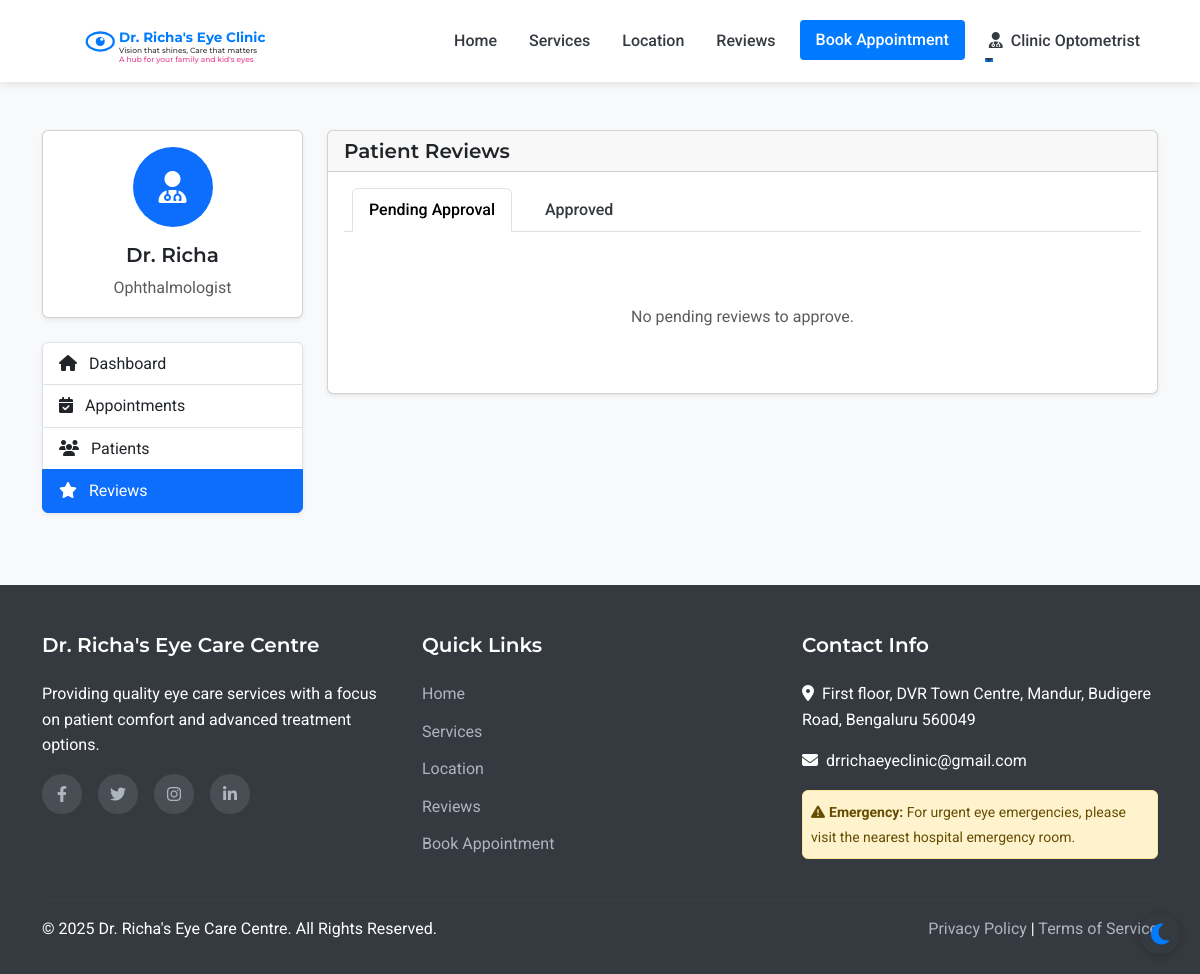
The page /admin/reviews (signed in) on the database as committed earlier.
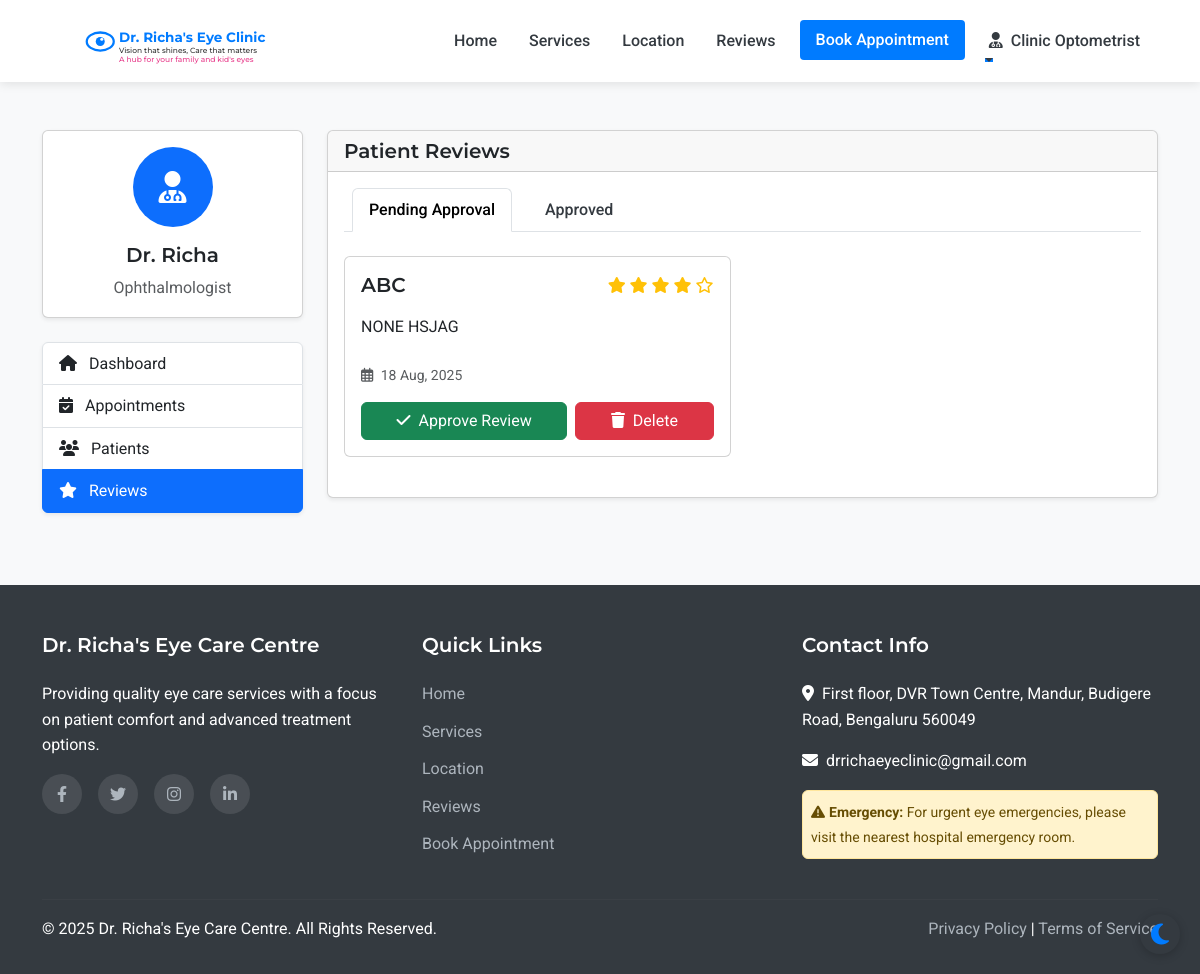
The same page on the database as committed later.
### models.py (models this page shows, shortened)
class Review(db.Model):
    id = db.Column(db.Integer, primary_key=True)
    patient_id = db.Column(db.Integer, db.ForeignKey('patient.id'), nullable=True)
    patient = db.relationship('Patient', backref='reviews')
    patient_name = db.Column(db.String(100), nullable=False)
    rating = db.Column(db.Integer, nullable=False)
    review_text = db.Column(db.Text, nullable=False)
    is_approved = db.Column(db.Boolean, default=False)
    created_at = db.Column(db.DateTime, default=datetime.utcnow)

### routes.py (the view)
@app.route('/admin/reviews')
@login_required
def admin_reviews():
    if not (isinstance(current_user, Admin) or isinstance(current_user, Doctor) or isinstance(current_user, Assistant)):
        flash('Access denied. Staff privileges required.', 'danger')
        return redirect(url_for('index'))
    pending_reviews = Review.query.filter_by(is_approved=False).order_by(desc(Review.created_at)).all()
    approved_reviews = Review.query.filter_by(is_approved=True).order_by(desc(Review.created_at)).all()
    return render_template('admin/reviews.html', pending_reviews=pending_reviews, approved_reviews=approved_reviews)

### app.py (called while the page is built)
@login_manager.user_loader
def load_user(user_id):
    from models import Doctor, Assistant, Admin, Patient
    try:
        if user_id.startswith('doctor_'):
            return Doctor.query.get(int(user_id.split('_')[1]))
        elif user_id.startswith('assistant_'):
            return Assistant.query.get(int(user_id.split('_')[1]))
        elif user_id.startswith('admin_'):
            return Admin.query.get(int(user_id.split('_')[1]))
        else:
            return Patient.query.get(int(user_id))
    except (ValueError, AttributeError):
        return None

### routes.py (called while the page is built)
@app.context_processor
def inject_now():
    return {'now': datetime.now()}

### templates/admin/reviews.html (shortened to what the changed rows need)
{% extends 'layout.html' %}
{% block content %}
<section class="py-5 bg-light">
    <div class="container">
        <div class="row">
            <div class="col-lg-9">
                <div class="card shadow-sm">
                    <div class="card-body">
                        <div class="tab-content" id="reviewsTabsContent">
                            <div class="tab-pane fade show active" id="pending" role="tabpanel" aria-labelledby="pending-tab">
                                {% if pending_reviews %}
                                    <div class="row">
                                        {% for review in pending_reviews %}
                                            <div class="col-md-6 mb-4">
                                                <div class="card h-100">
                                                    <div class="card-body">
                                                        <div class="d-flex justify-content-between align-items-center mb-3">
                                                            <h5 class="mb-0">{{ review.patient_name }}</h5>
                                                            <div>
                                                                {% for i in range(5) %}
                                                                    {% if i < review.rating %}
                                                                        <i class="fas fa-star text-warning"></i>
                                                                    {% else %}
                                                                        <i class="far fa-star text-warning"></i>
                                                                    {% endif %}
                                                                {% endfor %}
                                                            </div>
                                                        </div>
                                                        <p class="card-text mb-4">{{ review.review_text }}</p>
                                                        <p class="text-muted small mb-3">
                                                            <i class="far fa-calendar-alt me-1"></i> {{ review.created_at.strftime('%d %b, %Y') }}
                                                        </p>
                                                        <div class="d-flex gap-2">
                                                            <form method="POST" action="{{ url_for('admin_approve_review', review_id=review.id) }}" class="flex-grow-1">
                                                                <button type="submit" class="btn btn-success w-100">
                                                                <i class="fas fa-check me-1"></i> Approve Review
                                                            </button>
                                                        </form>
                                                            <form method="POST" action="{{ url_for('admin_delete_review', review_id=review.id) }}" class="flex-grow-1">
                                                                <button type="submit" class="btn btn-danger w-100" onclick="return confirm('Are you sure you want to delete this review?')">
                                                                    <i class="fas fa-trash me-1"></i> Delete
                                                                </button>
                                                            </form>
                                                        </div>
                                                    </div>
                                                </div>
                                            </div>
                                        {% endfor %}
                                    </div>
                                {% else %}
                                    <div class="text-center py-5">
                                        <p class="text-muted mb-0">No pending reviews to approve.</p>
                                    </div>
                                {% endif %}
                            </div>
                        </div>
                    </div>
                </div>
            </div>
        </div>
    </div>
</section>
{% endblock %}

Rows that differ between the two databases and show on the page:
added Review: patient_name "ABC", rating 4 (drawn), review_text "NONE HSJAG", created_at "18 Aug, 2025"
Other text that changed with them:
text no longer shown: "No pending reviews to approve."
